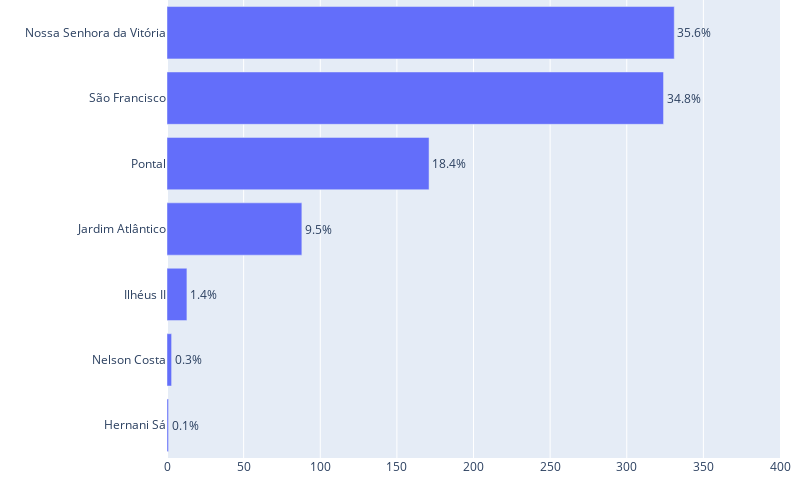

The notebook cell saved with this chart:
### Code cell
to_bar_chart_sul = sul[['bairro']].value_counts().reset_index()

total_count = to_bar_chart_sul['count'].sum()

to_bar_chart_sul['pct'] = to_bar_chart_sul['count'] / total_count * 100
to_bar_chart_sul['pct_str'] = to_bar_chart_sul['pct'].apply('{:.1f}%'.format)

to_bar_chart_sul['pct'] = to_bar_chart_sul['count'] / total_count * 100
to_bar_chart_sul['pct_str'] = to_bar_chart_sul['pct'].apply('{:.1f}%'.format)

to_bar_chart_sul = to_bar_chart_sul.sort_values(by='count', ascending=True)

fig = px.bar(to_bar_chart_sul, x='count', y='bairro', orientation='h', text='pct_str',
             text_auto=False,
             labels={'count': 'Apartamentos à Venda'})

fig.update_traces(textangle=0, textposition="outside")

fig.update_layout(
    margin=dict(l=0, r=20, t=0, b=0),
    height=500,
    width=800,
    xaxis_title="", 
    yaxis_title="",
    xaxis_range=[0, 400])

fig.show()

### Figure 1 — Plotly figure (JSON) as saved in the notebook; plotly's stock layout.template omitted (floating-point values rounded to 4 significant figures)
{"data": [{"alignmentgroup": "True", "hovertemplate": "Apartamentos à Venda=%{x}<br>bairro=%{y}<br>pct_str=%{text}<extra></extra>", "legendgroup": "", "marker": {"color": "#636efa", "pattern": {"shape": ""}}, "name": "", "offsetgroup": "", "orientation": "h", "showlegend": false, "text": ["0.1%", "0.3%", "1.4%", "9.5%", "18.4%", "34.8%", "35.6%"], "textangle": 0, "textposition": "outside", "type": "bar", "x": [1, 3, 13, 88, 171, 324, 331], "xaxis": "x", "y": ["Hernani Sá", "Nelson Costa", "Ilhéus II", "Jardim Atlântico", "Pontal", "São Francisco", "Nossa Senhora da Vitória"], "yaxis": "y"}], "layout": {"barmode": "relative", "height": 500, "legend": {"tracegroupgap": 0}, "margin": {"b": 0, "l": 0, "r": 20, "t": 0}, "width": 800, "xaxis": {"anchor": "y", "domain": [0, 1], "range": [0, 400], "title": {"text": ""}}, "yaxis": {"anchor": "x", "domain": [0, 1], "title": {"text": ""}}}}
